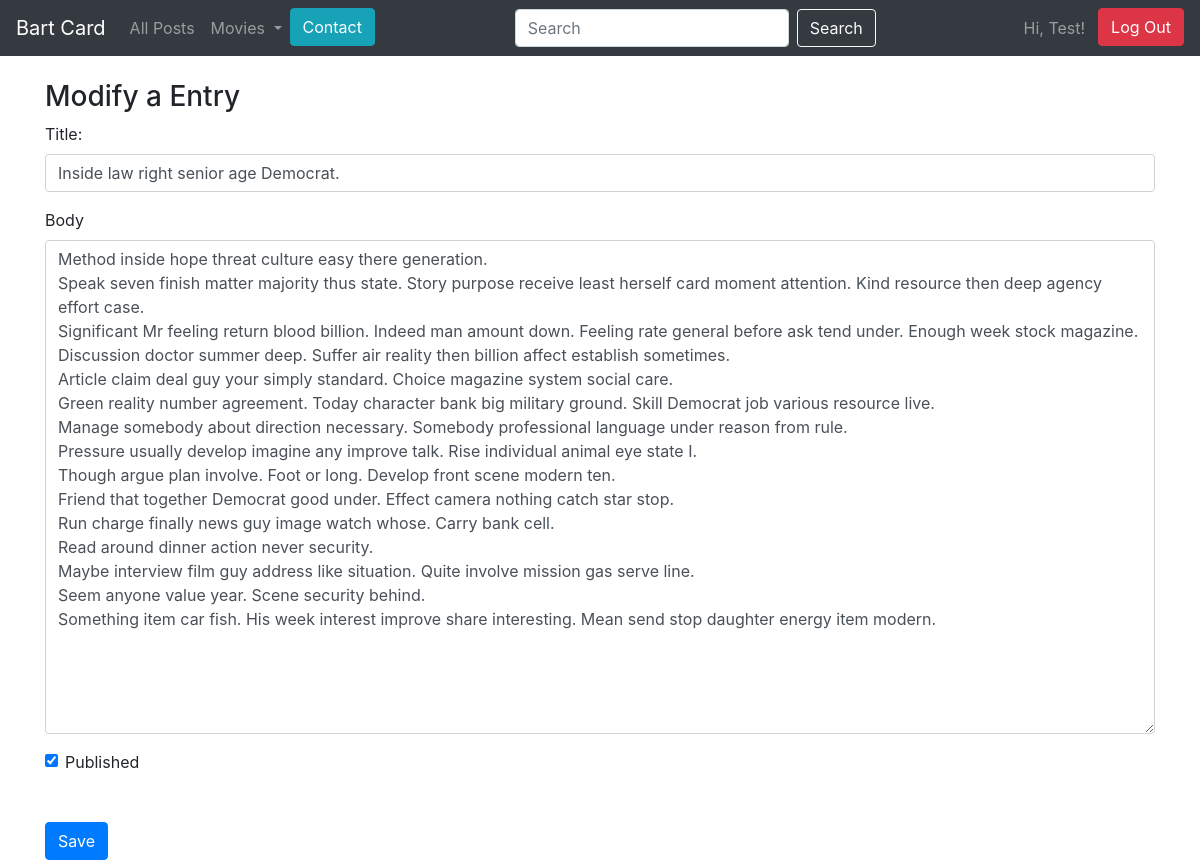
Screenshot of /edit_post/13 (signed in) with the database file from the repository.
### blog/models.py (models this page shows)
class Account(db.Model):
    id = db.Column(db.Integer, primary_key=True)  # Identyfikator konta
    username = db.Column(db.String(100), unique=True, nullable=False)  # Nazwa użytkownika
    password = db.Column(db.String(100), nullable=False)  # Hasło użytkownika

class Entry(db.Model):
    id = db.Column(db.Integer, primary_key=True)  # Identyfikator wpisu
    title = db.Column(db.String(80), nullable=False)  # Tytuł wpisu
    body = db.Column(db.Text, nullable=False)  # Treść wpisu
    pub_date = db.Column(db.DateTime, nullable=False,
                         default=datetime.datetime.utcnow)  # Data publikacji
    is_published = db.Column(db.Boolean, default=False)  # Czy wpis jest opublikowany
    comments = db.relationship('Comment', backref='entry', lazy=True)  # Relacja z komentarzami

### blog/routes.py (the view)
@app.route('/edit_post/<int:entry_id>', methods=["GET", "POST"])
@login_required
def edit_entry(entry_id):
    return manage_entry(entry_id, action='Modify a Entry')

### blog/forms.py
class EntryForm(FlaskForm):
    title = StringField('Title', validators=[DataRequired()])  # Pole do wprowadzania tytułu, wymagane
    body = TextAreaField('Content', validators=[DataRequired()])  # Pole do wprowadzania treści, wymagane
    is_published = BooleanField('Is Published?')  # Pole wyboru, czy wpis jest opublikowany

### blog/routes.py (called while the page is built)
def show_username():
    user_id = session.get('user_id')
    current_user = Account.query.get(user_id)
    return current_user

def get_list_types():
    return LIST_TYPES

@app.context_processor
def inject_list_types():
    return dict(list_types=get_list_types())

@app.context_processor
def utility_processor():
    def tmdb_image_url(path, size):
        return tmdb_client.get_poster_url(path, size)
    return {'tmdb_image_url': tmdb_image_url}

def login_required(view_func):
    @functools.wraps(view_func)
    def check_permissions(*args,**kwargs):
        if session.get('logged_in'):
            return view_func(*args, **kwargs)
        return redirect(url_for('login_page', next=request.path))
    return check_permissions

def manage_entry(entry_id, action):
    current_user = show_username()
    entry = None
    if entry_id:
        entry = Entry.query.get_or_404(entry_id)
    form = EntryForm(obj=entry)
    errors = None
    if form.validate_on_submit():
        if not entry:
            entry = Entry()
        form.populate_obj(entry)
        db.session.add(entry)
        db.session.commit()
        flash("Successfully Entry Added" if not entry_id else "Successfully Entry Modified", category="success")
        return redirect(url_for('index'))
    else:
        errors = form.errors
    return render_template('entry_form.html',current_user=current_user, form=form, errors=errors, action=action)

### blog/templates/entry_form.html (shortened to what this page needs)
{% extends 'base.html' %}
{% block content %}
<h3>
    {{action}}
</h3>
<form action="" method="post">
    <div class="form-group">
        <label for="title">Title:</label>
        {{form.title(class_='form-control')}}
    </div>
    <div class="form-group">
        <label for="body">Body</label>
        {{form.body(class_='form-control', cols='100', rows='20')}}
    </div>
    <div class="form-check">
        {{form.is_published(class_='form-check-input')}}
        <label for="is_published" class="form-check-label">Published</label>
    </div>
    <button type="submit" class="btn btn-primary mt-5">Save</button>
</form>
{% endblock content %}

### blog/templates/base.html (shortened to what this page needs)
<!doctype html>
<html lang="en">
<head>
 <link rel="stylesheet" href="https://stackpath.bootstrapcdn.com/bootstrap/4.5.0/css/bootstrap.min.css"
>
</head>
<body>
  <body>
    <nav class="navbar navbar-expand-md navbar-dark bg-dark fixed-top">
      <a class="navbar-brand" href="{{ url_for('index') }}">Bart Card</a>
      <div class="collapse navbar-collapse" id="navbarsExampleDefault">
          <ul class="navbar-nav mr-auto">
              <li class="nav-item">
                  <a class="nav-link" href="{{ url_for('post_all') }}">All Posts</a>
              </li>
              <li class="nav-item dropdown">
                <a class="nav-link dropdown-toggle" href="#" id="navbarDropdown" role="button" data-toggle="dropdown" aria-haspopup="true" aria-expanded="false">
                  Movies
                </a>
              </li>
              <li class="nav-item">
                <a class="btn btn-info " href="{{url_for('contact')}}" role="button">Contact</a>
              </li>
          </ul>
            <form class="form-inline" action="/search_results" method="GET">
              <input class="form-control mr-sm-2" type="text" value="{% if query %}{{ query }}{% endif %}" placeholder="Search" aria-label="Search" name="search_bar">
              <button button class="btn btn-outline-light" type="submit">Search</button>
          </form>
          <ul class="navbar-nav ml-auto">
            {% if session.logged_in %}
                {% if current_user %}
                    <li class="nav-item ml-auto" style="margin-right: 5px;">
                        <span class="nav-link ml-auto">
                            Hi, {{ current_user.username }}!
                        </span>
                    </li>
                {% endif %}
                <li class="nav-item ml-auto">
                    <form class="form-inline my-2 my-lg-0" action="{{ url_for('logout') }}" method="POST">
                        <button class="btn btn-danger my-2 my-sm-0" type="submit">Log Out</button>
                    </form>
                </li>
            {% else %}
                <li class="nav-item ml-auto">
                    <a class="btn btn-success my-2 my-lg-0" href="{{ url_for('login_page') }}">Login</a>
                </li>
            {% endif %}
        </ul>
      </div>
    </nav>
 <main role="main" class="container">
   {% block content %}
   {% endblock %}
 </main>
</html>

### blog/templates/entry_form.html (style rules this page uses)
h3 { margin-top: 80px; }

### rows the page displays
Account: username "Test"
Entry: title "Inside law right senior age Democrat.", body "Method inside hope threat culture easy there generation. Speak seven finish matter majority thus state. Story purpose receive least herself card moment attention. Kind resource then deep agency effort case. Significant Mr feeling return blood billion. Indeed man amount down. Feeling rate general before ask tend under. Enough week stock magazine. Discussion doctor summer deep. Suffer air reality then billion affect establish sometimes. Article claim deal guy your simply standard. Choice magazine system social care. Green reality number agreement. Today character bank big military ground. Skill Democrat job various resource live. Manage somebody about direction necessary. Somebody…", is_published "☑"

### other values shown
{{ action }} "Modify a Entry"
